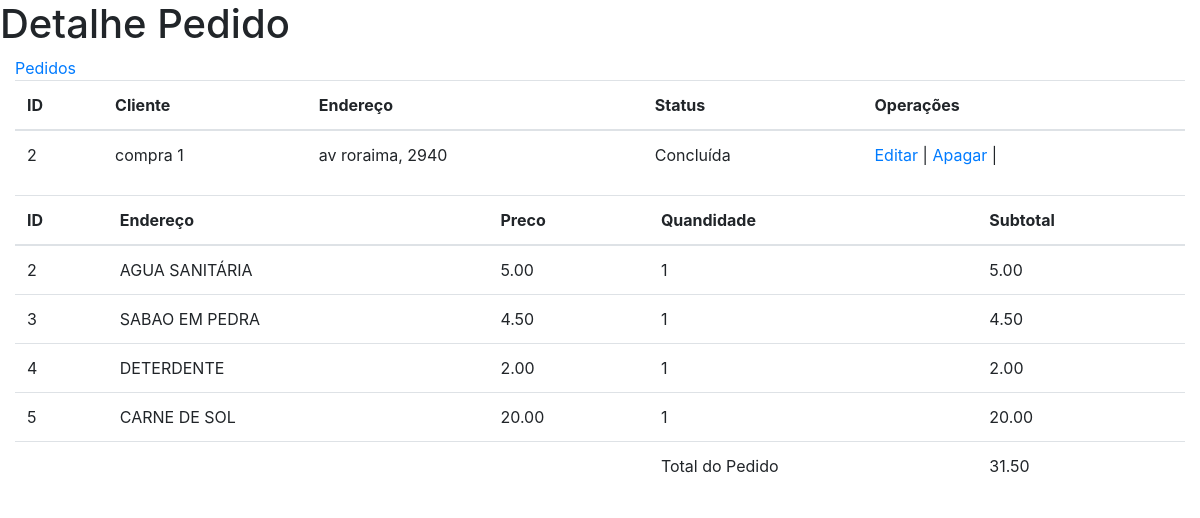
The app's page /dashboard/pedidos/detalhe/2 with its own data.
### pedido/models.py (models this page shows, shortened)
class Pedido(models.Model):
    cliente = models.CharField(max_length=100, blank=False,verbose_name='Cliente')
    endereco = models.CharField(max_length=100, blank=False,verbose_name='Endereço')
    pago = models.BooleanField(auto_created=True, default=True, verbose_name='Pago')
    def get_total_pedido(self):
        return sum(pedido.get_total_preco() for pedido in self.pedidos.all())

class ItemPedido(models.Model):
    pedido = models.ForeignKey(Pedido,related_name='pedidos',on_delete=models.CASCADE, verbose_name='Pedido')
    produto = models.ForeignKey(Produto, on_delete=models.CASCADE, verbose_name='Produto')
    preco = models.DecimalField(max_digits=10, decimal_places=2, verbose_name='Preço')
    quantidade = models.PositiveIntegerField(validators=[MinValueValidator(1), MaxValueValidator(settings.CARRINHO_SESSION_ID),])
    def get_total_preco(self):
        return self.preco * self.quantidade

### dashboard/models.py (models this page shows)
class Produto(models.Model):
    categoria = models.ForeignKey(Categoria, on_delete=models.CASCADE, verbose_name='Categoria')
    nome = models.CharField(max_length=150, unique=True, blank=False, null=False, verbose_name='Produto')
    quantidade = models.IntegerField(blank=False, null=False, verbose_name='Quantidade')
    valor_pago = models.DecimalField(max_digits=6, decimal_places=2, blank=False, null=False,verbose_name='Valor Pago')
    preco_medio = models.DecimalField(default=0.00, max_digits=5, decimal_places=2, blank=False, null=False,verbose_name='Preço de Venda',editable=False)
    data_criada = models.DateTimeField(auto_now_add=True, verbose_name='Criado')
    data_modificacao = models.DateTimeField(auto_now=True,verbose_name='Modificado')
    status = models.BooleanField(default=True, auto_created=True)
    def __str__(self):
        return self.nome

### dashboard/views.py (the view)
# urls.py: path('pedidos/detalhe/<int:id>', pedido_detalhe, name='pedido_detalhe'),
def pedido_detalhe(request, id):
    contexto = {}
    pedido = get_object_or_404(Pedido, id=id)
    pedido_itens = ItemPedido.objects.filter(pedido=pedido.id)
    contexto['pedido'] = pedido
    contexto['itens'] = pedido_itens
    return render(request,'dashboard/pedidos/dash_pedido_detalhe.html',contexto)

### dashboard/templates/dashboard/pedidos/dash_pedido_detalhe.html (shortened to what this page needs)
{% extends 'base.html' %}
{% block main %}
<h1>Detalhe Pedido</h1>
<div class="container-fluid">
    <a href="{% url 'pedidos_list' %}">Pedidos</a>
    <table class="table">
        <thead>
            <tr>
                <th>ID</th>
                <th>Cliente</th>
                <th>Endereço</th>
                <th>Status</th>
                <th>Operações</th>
            </tr>
        </thead>
        <tbody>
                <tr>
                    <td>{{pedido.id}}</td>
                    <td>{{pedido.cliente}}</td>
                    <td>{{pedido.endereco}}</td>
                    {% if pedido.pago == True %}
                    <td>Concluída</td>
                    {% else %}
                    <td>Pendente</td>
                    {% endif %}
                    <td>
                        <a href="{% url 'pedido_update' pedido.id %}">Editar</a> |
                        <a href="{% url 'pedido_del' pedido.id %}">Apagar</a> |
                    </td>
                </tr>
        </tbody>
    </table>
    <table class="table">
        <thead>
            <tr>
                <th>ID</th>
                <th>Endereço</th>
                <th>Preco</th>
                <th>Quandidade</th>
                <th>Subtotal</th>
            </tr>
        </thead>
        <tbody>
            {% for item in itens %}
                <tr>
                    <td>{{item.id}}</td>
                    <td>{{item.produto}}</td>
                    <td>{{item.preco}}</td>
                    <td>{{item.quantidade}}</td>
                    <td>{{item.get_total_preco}}</td>
                </tr>
            {% endfor %}
                <tr>
                    <td></td>
                    <td></td>
                    <td></td>
                    <td>Total do Pedido</td>
                    <td>{{pedido.get_total_pedido}}</td>
                </tr>
        </tbody>
    </table>
</div>
{% endblock %}

### records on screen
Pedido: id "2", cliente "compra 1", endereco "av roraima, 2940", get_total_pedido "31.50"
ItemPedido: id "2", produto "AGUA SANITÁRIA", preco "5.00", quantidade "1", get_total_preco "5.00"
ItemPedido: id "3", produto "SABAO EM PEDRA", preco "4.50", quantidade "1", get_total_preco "4.50"
ItemPedido: id "4", produto "DETERDENTE", preco "2.00", quantidade "1", get_total_preco "2.00"
ItemPedido: id "5", produto "CARNE DE SOL", preco "20.00", quantidade "1", get_total_preco "20.00"
